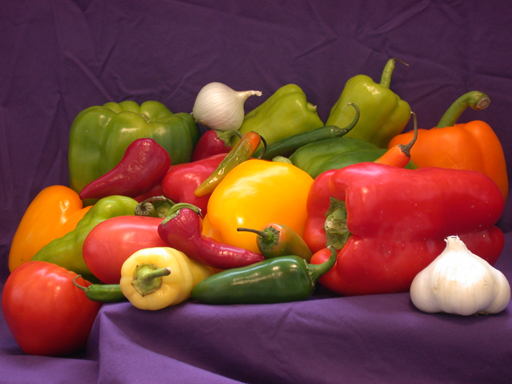
%> input picture imagedb/peppers.tif, 512 x 384 px
$ octave exercise1.7a.m   (GNU Octave 9; MATLAB toolbox functions it lacks are replaced by stand-ins)
%> lines starting %> are read from the running program, lines starting %| are printed output that depends on the picture
RGB = imread("peppers.tif");
%> RGB is the input picture: size 384x512x3 uint8; mean R, G, B 120.8, 66.4, 57.6
R=RGB(:,:,1);
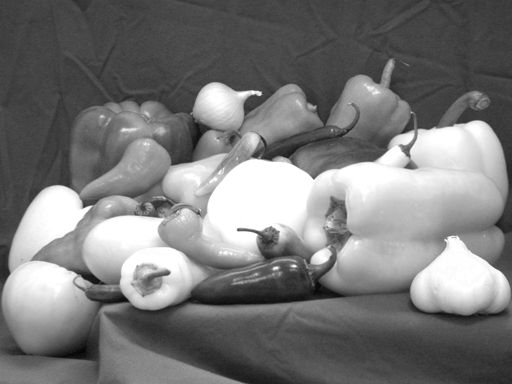
%> R: size 384x512 uint8; min 5, max 255, mean 120.8
G=RGB(:,:,2);
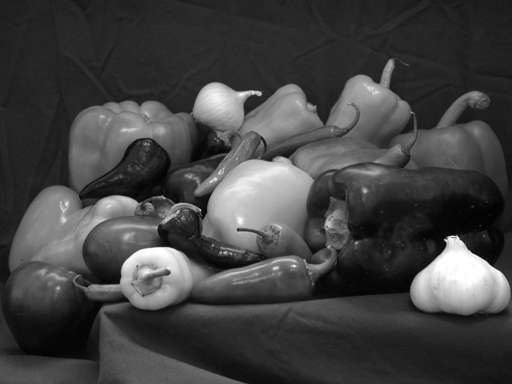
%> G: size 384x512 uint8; min 1, max 255, mean 66.4
B=RGB(:,:,3);
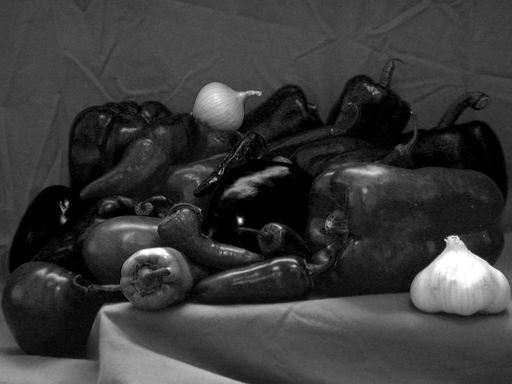
%> B: size 384x512 uint8; min 0, max 255, mean 57.6

figure 1, subplot(2,3,2), imshow(RGB), title('RGB');
subplot(2,3,4), imshow(R), title('R');
subplot(2,3,5), imshow(G), title('G');
subplot(2,3,6), imshow(B), title('B');
